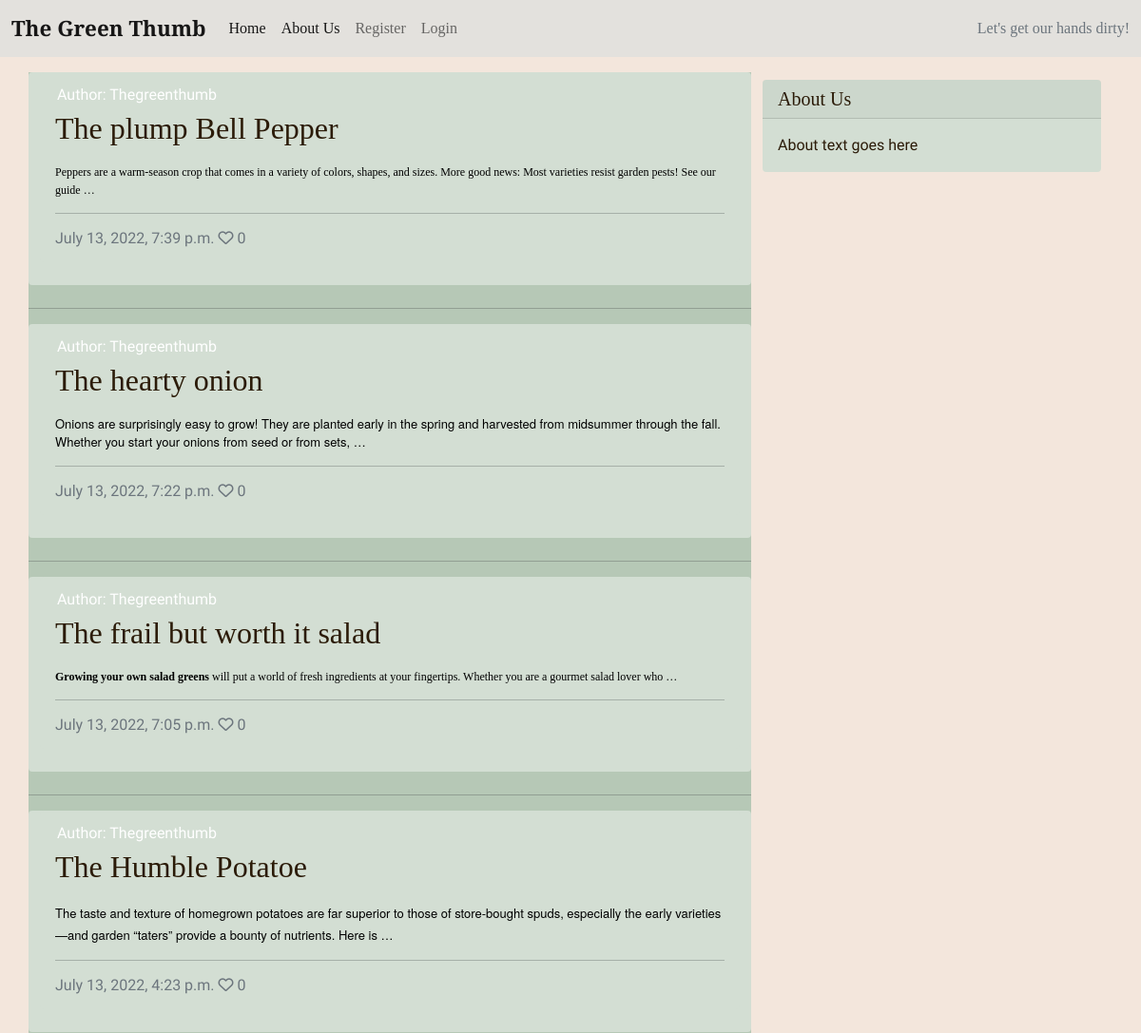
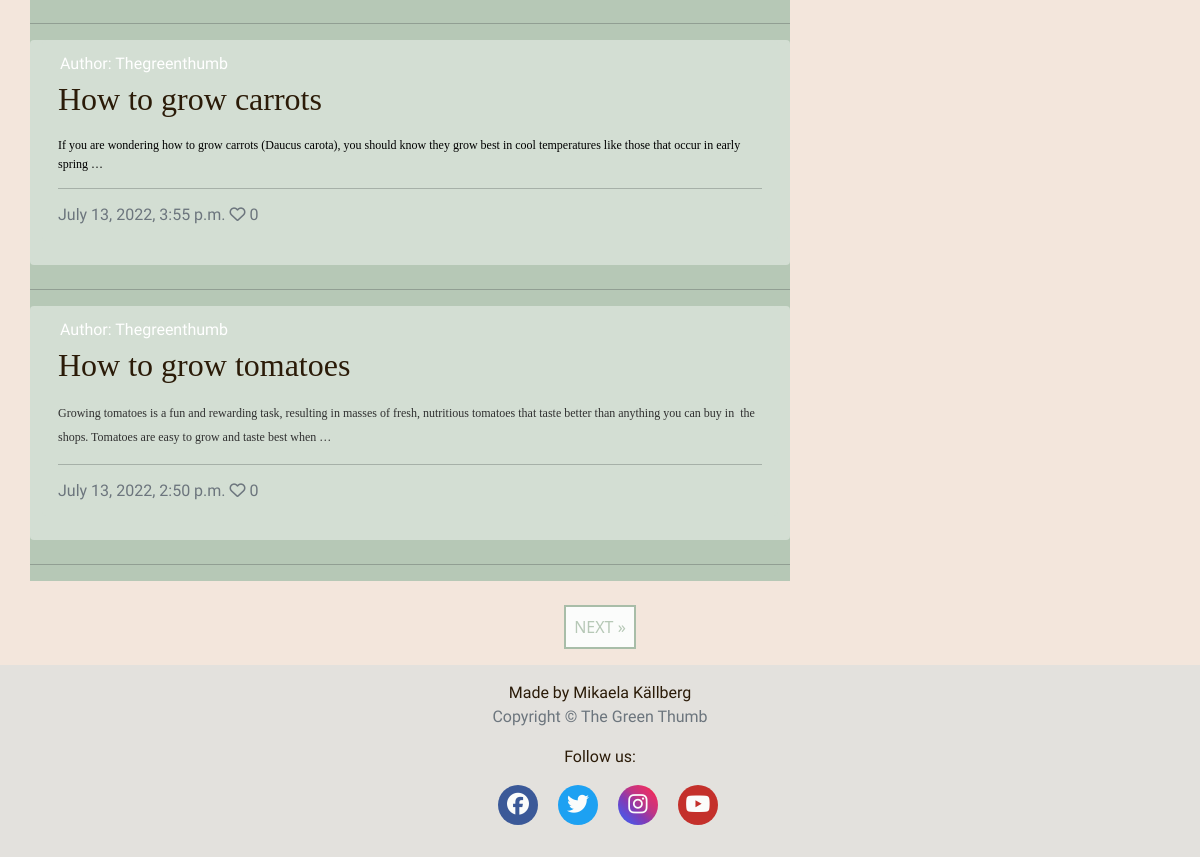
The page / on the database its author committed (2 pictures, top to bottom).
### blog/models.py (models this page shows, shortened)
class BlogPost(models.Model):
    title = models.CharField(
        max_length=200, unique=True, null=False, blank=False)
    slug = models.SlugField(max_length=200, unique=True)
    created_on = models.DateTimeField(auto_now_add=True)
    updated_on = models.DateTimeField(auto_now=True)
    content = models.TextField(blank=True)
    excerpt = models.TextField(blank=True)
    author = models.ForeignKey(
        User, on_delete=models.CASCADE, related_name='blog_posts',
        default=id(0))
    status = models.IntegerField(choices=STATUS, default=0)
    featured_image = CloudinaryField('image', default='placeholder')
    alt_tag = models.CharField(max_length=100, default='image related to post')
    likes = models.ManyToManyField(
        User, related_name='blogpost_like', blank=True)
    class Meta:
        ordering = ['-created_on']
    def number_of_likes(self):
        return self.likes.count()

### blog/views.py (the view)
# urls.py: path('', views.PostList.as_view(), name='home'),
class PostList(ListView):
    model = BlogPost
    queryset = BlogPost.objects.filter(status=1).order_by('-created_on')
    context_object_name = 'post_list'
    template_name = 'index.html'
    paginate_by = 6

### templates/index.html (shortened to what this page needs)
{% extends "base.html" %}
{% block content %}
<div class="container">
    <div class="row">
        <div class="col-md-8 mt-3 left">
            <div class="row content-clr">
                {% for post in post_list %}
                <div class="card mb-4">
                    <div class="card mb-4">
                        <div class="card-body">
                            <div class="image-container">
                                <div class="image-flash">
                                    <p class="author">Author: {{ post.author }}</p>
                                </div>
                            </div>
                            <a href="{% url 'post_detail' post.slug %}" class="post-link">
                                <h2 class="card-title">{{ post.title }}</h2>
                                <p class="card-text">{{ post.content|truncatewords:50|safe }} </p>
                            </a>
                            <hr />
                            <p class="card-text text-muted h6">{{ post.created_on}} <i class="far fa-heart"></i>
                                {{ post.number_of_likes }}</p>
                        </div>
                    </div>
                </div>
                <hr>
                {% endfor %}
            </div>
        </div>
        {% block sidebar %}
        {% include 'sidebar.html' %}
        {% endblock sidebar %}
    </div>
    {% if is_paginated %}
    <nav aria-label="Page navigation">
        <ul class="pagination justify-content-center">
            {% if page_obj.has_next %}
            <li><a href="?page={{ page_obj.next_page_number }}" class="next"> NEXT &raquo;</a></li>
            {% endif %}
        </ul>
    </nav>
    {% endif %}
</div>
{%endblock%}

### static/css/style.css (style rules this page uses)
* { margin: 0; padding: 0; border: none; box-sizing: border-box; }
body { background-color: #f3e6dc; background-image: url('https://res.cloudinary.com/mikakallberg/image/upload/w_1000,ar_16:9,c_fill,g_auto,e_sharpen/v1656959952/dirt_sun_tndbjc.jpg'); background-position: center center; background-repeat: no-repeat; background-size: cover; background-attachment:fixed; }
html, body { height: 100%; }
h1, h2, h3, h4, h5 { font-family: 'Playfair Display', serif; color: #2b1b08; }
p { font-family: 'Gentium Book Plus', sans-serif; color: #2b1b08; }
a { text-decoration: none; color: inherit; }
.content-clr { background-color: #b6c8b6; }
.card { border: none; background-color: #d3ded3; }
.next, .previous { color: #b6c8b6; position: relative; display: block; padding: 1vh; margin-top: 3vh; text-decoration: none; background-color: #fbfcfb; border: 2px solid #a8bda8; }
.image-container { position: relative; }
.image-flash { position: absolute; bottom: 0; min-width: 30%; left: -2px; background-color: transparent; }
.author { color: white; margin: 4px; text-transform: capitalize; }
.post-link { text-decoration: none; }

### rows shown on the page
BlogPost: author "Thegreenthumb", title "The plump Bell Pepper", content "Peppers are a warm-season crop that comes in a variety of colors, shapes, and sizes. More good news: Most varieties resist garden pests! See our guide …", created_on "July 13, 2022, 7:39 p.m.", number_of_likes "0"
BlogPost: author "Thegreenthumb", title "The hearty onion", content "Onions are surprisingly easy to grow! They are planted early in the spring and harvested from midsummer through the fall. Whether you start your onions from seed or from sets, …", created_on "July 13, 2022, 7:22 p.m.", number_of_likes "0"
BlogPost: author "Thegreenthumb", title "The frail but worth it salad", content "Growing your own salad greens will put a world of fresh ingredients at your fingertips. Whether you are a gourmet salad lover who …", created_on "July 13, 2022, 7:05 p.m.", number_of_likes "0"
BlogPost: author "Thegreenthumb", title "The Humble Potatoe", content "The taste and texture of homegrown potatoes are far superior to those of store-bought spuds, especially the early varieties—and garden “taters” provide a bounty of nutrients. Here is …", created_on "July 13, 2022, 4:23 p.m.", number_of_likes "0"
BlogPost: author "Thegreenthumb", title "How to grow carrots", content "If you are wondering how to grow carrots (Daucus carota), you should know they grow best in cool temperatures like those that occur in early spring …", created_on "July 13, 2022, 3:55 p.m.", number_of_likes "0"
BlogPost: author "Thegreenthumb", title "How to grow tomatoes", content "Growing tomatoes is a fun and rewarding task, resulting in masses of fresh, nutritious tomatoes that taste better than anything you can buy in the shops. Tomatoes are easy to grow and taste best when …", created_on "July 13, 2022, 2:50 p.m.", number_of_likes "0"
